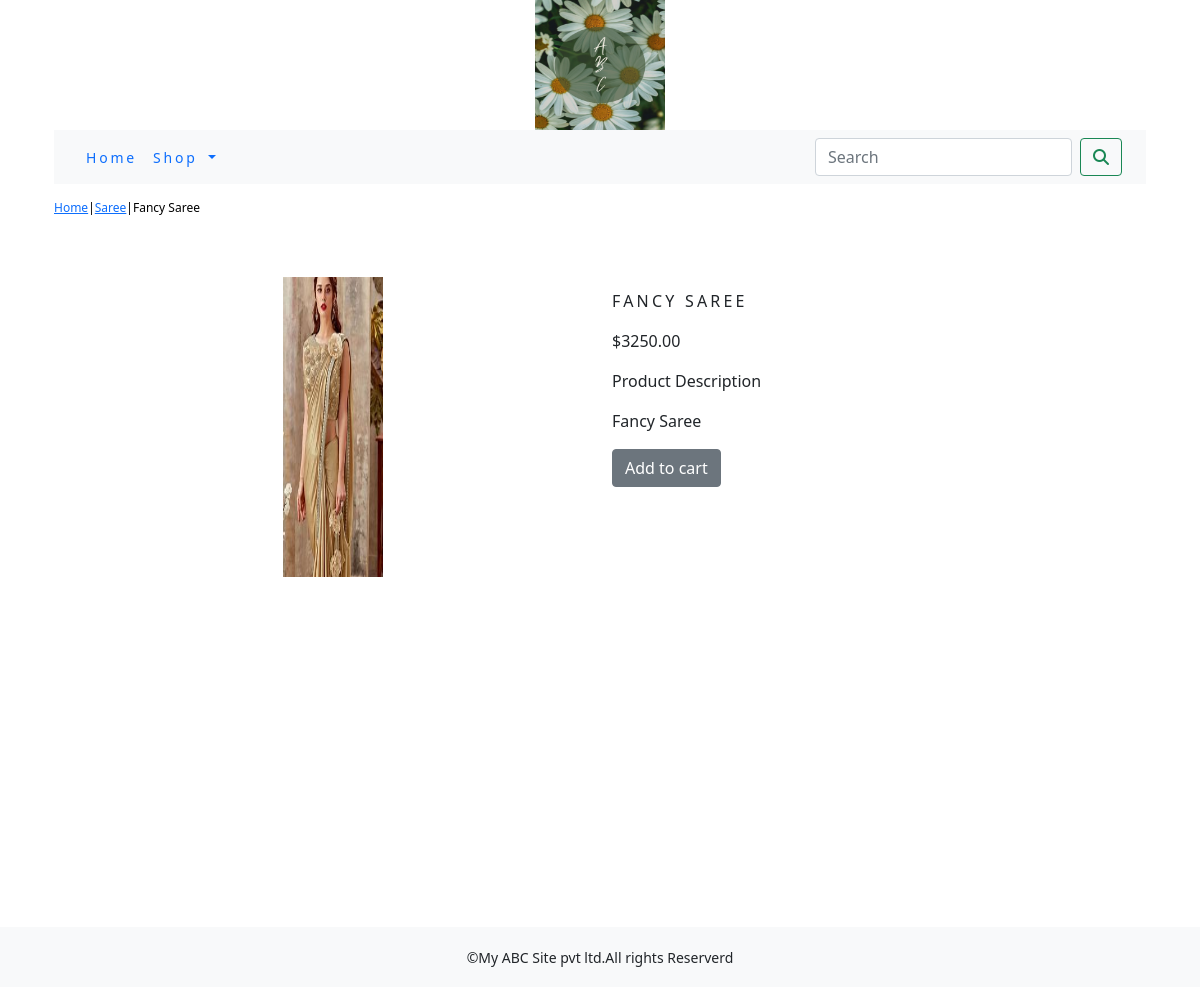
The app's page /shop/saree/fancy-saree/ with its own data.
### shop/models.py (models this page shows, shortened)
class Product(models.Model):
    name = models.CharField(max_length=250, unique=True)
    slug = models.SlugField(max_length=250, unique=True)
    description = models.TextField(blank=True)
    price=models.DecimalField(max_digits=10,decimal_places=2)
    category=models.ForeignKey(Category,on_delete=models.CASCADE)
    image=models.ImageField(upload_to='product',blank=True)
    stock=models.IntegerField()
    available=models.BooleanField(default=True)
    created=models.DateTimeField(auto_now_add=True)
    updated=models.DateTimeField(auto_now=True)
    class Meta:
        ordering = ('name',)
        verbose_name = 'product'
        verbose_name_plural = 'products'

class Category(models.Model):
    name = models.CharField(max_length=250, unique=True)
    slug = models.SlugField(max_length=250, unique=True)
    description = models.TextField(blank=True)
    image = models.ImageField(upload_to='category', blank=True)
    class Meta:
        ordering = ('name',)
        verbose_name = 'category'
        verbose_name_plural = 'categories'
    def get_url(self):
        return reverse('shop:products_by_category', args=[self.slug,])
    def __str__(self):
        return '{}'.format(self.name)

### shop/views.py (the view)
# urls.py: path('<slug:c_slug>/<slug:product_slug>/',views.proDetail,name='prodCatdetail'),
def proDetail(request,c_slug,product_slug):
    try:
        product=Product.objects.get(category__slug=c_slug,slug=product_slug)
    except Exception as e:
        raise e
    return render(request,"product.html",{'product':product})

### cart/context_processors.py (called while the page is built)
def counter(request):
    item_count=0
    if 'admin' in request.path:
        return {}
    else:
        try:
            cart=Cart.objects.filter(cart_id=_cart_id(request))
            cart_items=CartItem.objects.all().filter(cart=cart[:1])
            for cart_item in cart_items:
                item_count += cart_item.quantity
        except Cart.DoesNotExist:
            item_count=0
    return dict(item_count=item_count)

### cart/views.py (called while the page is built)
def _cart_id(request):
    cart = request.session.session_key
    if not cart:
        cart = request.session.create()
    return cart

### shop/context_processors.py (called while the page is built)
def menu_links(request):
    links=Category.objects.all()
    return dict(links=links)

### templates/product.html (shortened to what this page needs)
{% extends 'base.html' %}
{% load static %}
 {% block content %}
<div class="row my_prod_row_class">
    <div class="mx_auto">
        <p><a href="{% url 'shop:allProdCat'%}">Home</a>|<a href="{{product.category.get_url}}">{{product.category}}</a>|{{product.name}}</p>
    </div>
</div>
<div class="container">
<br>
<div class="row">
    <div class="col-12 col-sm-12 col-md-12 col-lg-6 text-center">
        <div style="min-width:18rem;">
            <img src="{{product.image.url}}" width="100px" height=300px" alt="{{product.name}}">
        </div>
    </div>
        <div class="col-12 col-sm-12 col-md-12 col-lg-6">
            <div>
          <h1 class="my_prod_title">{{product.name}}</h1>
            <p>${{product.price}}</p>
            <p class="my_title">Product Description</p>
            <p class="text-justify my_prod_text">{{product.description}}</p>
            {% if product.stock  <=  0  %}
               <p class="text-justify my_prod_text"><b>Out of stock</b></p>
            {% else %}
                <a class="btn btn-secondary" href="{% url 'cart:add_cart' product.id %}">Add to cart</a>
            {% endif %}
        </div>
    </div>
</div>
</div>
</div>
{% endblock %}

### static/css/custom.css (style rules this page uses)
.my_prod_row_class { padding-top:15px; padding-bottom:20px; }
.my_prod_row_class .mx_auto { color:#000; font-size:12px; text-decoration:none; }
.my_prod_title { font-size:16px; text-transform:uppercase; letter-spacing:0.2em; padding-top:15px; padding-bottom:10px; }

### records on screen
Product: category "Saree", name "Fancy Saree", image (picture), name "FANCY SAREE", price "3250.00", description "Fancy Saree"
